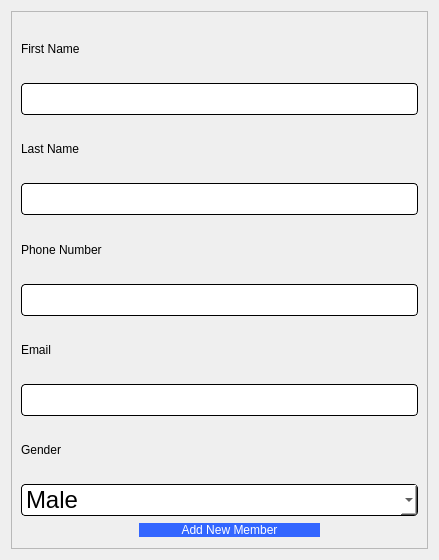
<?xml version="1.0" encoding="UTF-8"?>
<ui version="4.0">
 <class>addMember</class>
 <widget class="QDialog" name="addMember">
  <property name="geometry">
   <rect>
    <x>0</x>
    <y>0</y>
    <width>439</width>
    <height>560</height>
   </rect>
  </property>
  <property name="windowTitle">
   <string>Dialog</string>
  </property>
  <layout class="QVBoxLayout" name="verticalLayout_3">
   <item>
    <widget class="QFrame" name="frame">
     <property name="frameShape">
      <enum>QFrame::StyledPanel</enum>
     </property>
     <property name="frameShadow">
      <enum>QFrame::Raised</enum>
     </property>
     <layout class="QVBoxLayout" name="verticalLayout_2">
      <item>
       <layout class="QVBoxLayout" name="verticalLayout">
        <item>
         <widget class="QLabel" name="label_6">
          <property name="styleSheet">
           <string notr="true">font: 10pt &quot;Comic Sans MS&quot;;
color: rgb(0, 0, 0);</string>
          </property>
          <property name="text">
           <string>First Name</string>
          </property>
         </widget>
        </item>
        <item>
         <widget class="QLineEdit" name="firstName">
          <property name="styleSheet">
           <string notr="true">QLineEdit{
	background-color: rgb(255, 255, 255);
	 border: 1px  solid;
     border-radius: 4px;
	font: 24px
}</string>
          </property>
         </widget>
        </item>
       </layout>
      </item>
      <item>
       <layout class="QVBoxLayout" name="verticalLayout_10">
        <item>
         <widget class="QLabel" name="label_10">
          <property name="styleSheet">
           <string notr="true">font: 10pt &quot;Comic Sans MS&quot;;
color: rgb(0, 0, 0);</string>
          </property>
          <property name="text">
           <string>Last Name </string>
          </property>
         </widget>
        </item>
        <item>
         <widget class="QLineEdit" name="lastName">
          <property name="styleSheet">
           <string notr="true">QLineEdit{
	background-color: rgb(255, 255, 255);
	 border: 1px  solid;
     border-radius: 4px;
	font: 24px
}</string>
          </property>
         </widget>
        </item>
       </layout>
      </item>
      <item>
       <layout class="QVBoxLayout" name="verticalLayout_7">
        <item>
         <widget class="QLabel" name="label_7">
          <property name="styleSheet">
           <string notr="true">font: 10pt &quot;Comic Sans MS&quot;;
color: rgb(0, 0, 0);</string>
          </property>
          <property name="text">
           <string>Phone Number</string>
          </property>
         </widget>
        </item>
        <item>
         <widget class="QLineEdit" name="phone">
          <property name="styleSheet">
           <string notr="true">QLineEdit{
	background-color: rgb(255, 255, 255);
	 border: 1px  solid;
     border-radius: 4px;
	font: 24px
}</string>
          </property>
         </widget>
        </item>
       </layout>
      </item>
      <item>
       <layout class="QVBoxLayout" name="verticalLayout_8">
        <item>
         <widget class="QLabel" name="label_8">
          <property name="styleSheet">
           <string notr="true">font: 10pt &quot;Comic Sans MS&quot;;
color: rgb(0, 0, 0);</string>
          </property>
          <property name="text">
           <string>Email </string>
          </property>
         </widget>
        </item>
        <item>
         <widget class="QLineEdit" name="email">
          <property name="styleSheet">
           <string notr="true">QLineEdit{
	background-color: rgb(255, 255, 255);
	 border: 1px  solid;
     border-radius: 4px;
	font: 24px
}</string>
          </property>
         </widget>
        </item>
       </layout>
      </item>
      <item>
       <layout class="QVBoxLayout" name="verticalLayout_9">
        <item>
         <widget class="QLabel" name="label_9">
          <property name="styleSheet">
           <string notr="true">font: 10pt &quot;Comic Sans MS&quot;;
color: rgb(0, 0, 0);</string>
          </property>
          <property name="text">
           <string>Gender</string>
          </property>
         </widget>
        </item>
        <item>
         <widget class="QComboBox" name="gender">
          <property name="styleSheet">
           <string notr="true">QComboBox{
	background-color: rgb(255, 255, 255);
	 border: 1px  solid;
     border-radius: 4px;
	font: 24px
}</string>
          </property>
          <item>
           <property name="text">
            <string>Male</string>
           </property>
          </item>
          <item>
           <property name="text">
            <string>Female</string>
           </property>
          </item>
         </widget>
        </item>
       </layout>
      </item>
      <item>
       <layout class="QHBoxLayout" name="horizontalLayout">
        <item>
         <spacer name="horizontalSpacer">
          <property name="orientation">
           <enum>Qt::Horizontal</enum>
          </property>
          <property name="sizeType">
           <enum>QSizePolicy::Fixed</enum>
          </property>
          <property name="sizeHint" stdset="0">
           <size>
            <width>118</width>
            <height>17</height>
           </size>
          </property>
         </spacer>
        </item>
        <item>
         <widget class="QPushButton" name="addMemberButton">
          <property name="styleSheet">
           <string notr="true">QPushButton{
color: rgb(255, 255, 255);
font: 10pt &quot;Comic Sans MS&quot;;
border-radius:8px;
padding : 0 8px;
background: #3366FF;
border -radius:10px;
}
QPushButton:hover:!pressed

{
background:#4f85e2;
}
QToolButton
{

border-radius:10px;
bacground:red;
color:red;
}

QPushButton:pressed
{
              font-size: 19px;
              transition: 0.9s; 
}</string>
          </property>
          <property name="text">
           <string>Add New Member</string>
          </property>
         </widget>
        </item>
        <item>
         <spacer name="horizontalSpacer_2">
          <property name="orientation">
           <enum>Qt::Horizontal</enum>
          </property>
          <property name="sizeType">
           <enum>QSizePolicy::Fixed</enum>
          </property>
          <property name="sizeHint" stdset="0">
           <size>
            <width>98</width>
            <height>17</height>
           </size>
          </property>
         </spacer>
        </item>
       </layout>
      </item>
     </layout>
    </widget>
   </item>
  </layout>
 </widget>
 <resources/>
 <connections/>
</ui>
